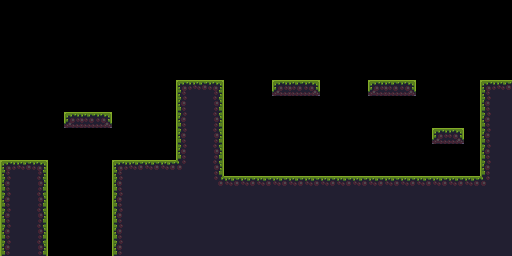

Rendered tile map (Tiled .tmx) drawn with the repository's tilesets; below, a short description and the full map source, tile grids included:
An orthogonal 32x16 tile map with 16x16 px tiles, 1 tile layer (Tile Layer 1).

<map version="1.5" tiledversion="1.7.2" orientation="orthogonal" renderorder="right-down" width="32" height="16" tilewidth="16" tileheight="16" infinite="0" nextlayerid="2" nextobjectid="1">
 <tileset firstgid="1" source="tileset.tsx" />
 <layer id="1" name="Tile Layer 1" width="32" height="16">
  <data encoding="csv">
0,0,0,0,0,0,0,0,0,0,0,0,0,0,0,0,0,0,0,0,0,0,0,0,0,0,0,0,0,0,0,0,
0,0,0,0,0,0,0,0,0,0,0,0,0,0,0,0,0,0,0,0,0,0,0,0,0,0,0,0,0,0,0,0,
0,0,0,0,0,0,0,0,0,0,0,0,0,0,0,0,0,0,0,0,0,0,0,0,0,0,0,0,0,0,0,0,
0,0,0,0,0,0,0,0,0,0,0,0,0,0,0,0,0,0,0,0,0,0,0,0,0,0,0,0,0,0,0,0,
0,0,0,0,0,0,0,0,0,0,0,0,0,0,0,0,0,0,0,0,0,0,0,0,0,0,0,0,0,0,0,0,
0,0,0,0,0,0,0,0,0,0,0,1,2,3,0,0,0,43,44,45,0,0,0,43,44,45,0,0,0,0,1,2,
0,0,0,0,0,0,0,0,0,0,0,13,14,15,0,0,0,0,0,0,0,0,0,0,0,0,0,0,0,0,13,14,
0,0,0,0,43,44,45,0,0,0,0,13,14,15,0,0,0,0,0,0,0,0,0,0,0,0,0,0,0,0,13,14,
0,0,0,0,0,0,0,0,0,0,0,13,14,15,0,0,0,0,0,0,0,0,0,0,0,0,0,43,45,0,13,14,
0,0,0,0,0,0,0,0,0,0,0,13,14,15,0,0,0,0,0,0,0,0,0,0,0,0,0,0,0,0,13,14,
1,2,3,0,0,0,0,1,2,2,2,30,14,15,0,0,0,0,0,0,0,0,0,0,0,0,0,0,0,0,13,14,
13,14,15,0,0,0,0,13,14,14,14,14,14,28,2,2,2,2,2,2,2,2,2,2,2,2,2,2,2,2,30,14,
13,14,15,0,0,0,0,13,14,14,14,14,14,14,14,14,14,14,14,14,14,14,14,14,14,14,14,14,14,14,14,14,
13,14,15,0,0,0,0,13,14,14,14,14,14,14,14,14,14,14,14,14,14,14,14,14,14,14,14,14,14,14,14,14,
13,14,15,0,0,0,0,13,14,14,14,14,14,14,14,14,14,14,14,14,14,14,14,14,14,14,14,14,14,14,14,14,
13,14,15,0,0,0,0,13,14,14,14,14,14,14,14,14,14,14,14,14,14,14,14,14,14,14,14,14,14,14,14,14
</data>
 </layer>
</map>